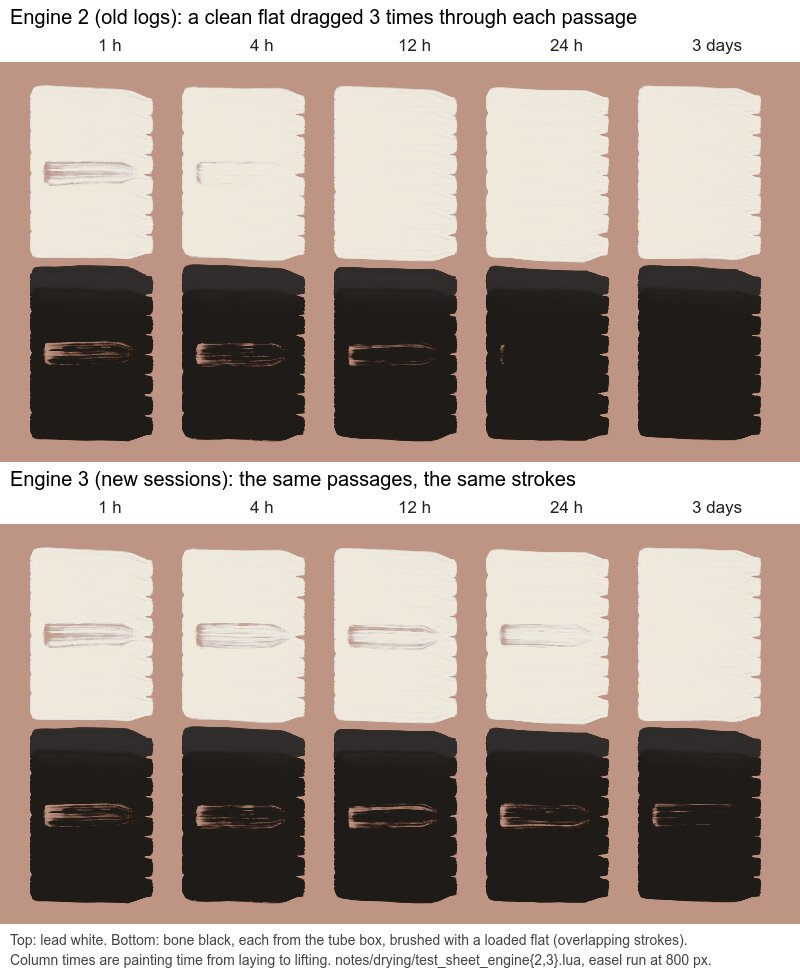
#> input picture notes/drying/test_sheet.jpg, 800 x 974 px
$ python -i glitch.py   (imports and definitions only)
#> lines starting #> are read from the running program, lines starting #| are printed output that depends on the picture
# /// script
# requires-python = ">=3.10"
# dependencies = ["numpy", "pillow", "scipy"]
# ///
"""Glitch census: flag small digital-looking artifacts in a render.

    uv run scripts/glitch.py RENDER.png [--out OVERLAY.png] [--scale 3.2] [--json]

Three classes, all measured in OKLab against the pixel's own neighborhood
(notes/glitch.md explains the calibration):

- specks: isolated pixels or tiny blobs (area <= ~12 px at 3200) that differ
  from the local median by more than SPECK_DE while the ring around them is
  quiet (dots, pinholes, flecks of an alien color);
- lines: thin (<= ~2.5 px wide), long (>= ~8 px) high-contrast runs; those
  that lie along a value edge of the smoothed picture are "edge lines"
  (outlines, lining, pooled worms), the rest "free lines" (hairlines);
- flecks: patches up to ~80 px at 3200 of an alien hue (OKLab a, b off the
  neighborhood by FLECK_CHROMA): bare ground slivers, rings, stray color;
- mottle: 24x24 windows in quiet passages (the smoothed picture barely
  changes there) whose fine band-pass texture is strong (salt-and-pepper,
  crunchy stipple over the weave, "JPEG vibes").

The overlay puts the render on the left and, on the right, a dimmed gray
copy with specks in red, flecks in magenta, edge lines in cyan, free lines in blue and mottle
windows tinted yellow. Pixel sizes scale with --scale (render px per canvas
unit; 3.2 for a 3200 render of a 1000-unit canvas).
"""
import argparse
import json
import sys

import numpy as np
from PIL import Image
from scipy import ndimage as ndi

# Thresholds (OKLab units; 0.01 L is roughly a just-noticeable step in a flat field).
SPECK_DE = 0.05       # a speck differs from its neighborhood median by this much
SPECK_RING = 0.3      # ... and the ring around it varies at most this fraction of that
LINE_DE = 0.04        # a line pixel differs from the local median by this much
VISIBLE = 0.03       # a speck is "visible" if its ΔE, blurred as the eye blurs one
                      # pixel at 1:1 (gaussian σ 1 px at 3200), still peaks this high
FLECK_CHROMA = 0.035  # a fleck's hue/chroma (OKLab a, b) differs from its neighborhood by this much
MOTTLE_RMS = 0.004    # band-pass L rms in a quiet window above this is mottle
                      # (lossless 3200 crops: lab 1 sky A, "JPEG vibes", median 0.0051;
                      #  sky B 0.0022; l3_green 0.0025)
QUIET_GRAD = 0.0022   # smoothed L gradient per px below this is a quiet passage


def srgb_to_oklab(rgb):
    c = rgb.astype(np.float64) / 255.0
    lin = np.where(c <= 0.04045, c / 12.92, ((c + 0.055) / 1.055) ** 2.4)
    m1 = np.array([[0.4122214708, 0.5363325363, 0.0514459929],
                   [0.2119034982, 0.6806995451, 0.1073969566],
                   [0.0883024619, 0.2817188376, 0.6299787005]])
    lms = np.cbrt(lin @ m1.T)
    m2 = np.array([[0.2104542553, 0.7936177850, -0.0040720468],
                   [1.9779984951, -2.4285922050, 0.4505937099],
                   [0.0259040371, 0.7827717662, -0.8086757660]])
    return lms @ m2.T


def census(rgb, scale=3.2):
    lab = srgb_to_oklab(rgb)
    h, w, _ = lab.shape
    k = max(1.0, scale / 3.2)
    med_size = int(round(9 * k)) | 1
    med = np.stack([ndi.median_filter(lab[..., i], size=med_size) for i in range(3)], -1)
    dev = lab - med
    de = np.sqrt((dev ** 2).sum(-1))
    # local variation of the neighborhood (robust): mean |deviation| in a wider box
    seen = ndi.gaussian_filter(de, 1.0 * k)

    out = {"size": [w, h]}
    specks, lines_edge, lines_free = [], [], []

    # smoothed picture: where are value edges?
    Ls = ndi.gaussian_filter(lab[..., 0], 3 * k)
    gy, gx = np.gradient(Ls)
    grad = np.hypot(gx, gy)

    cand = de > min(SPECK_DE, LINE_DE)
    lbl, n = ndi.label(cand, structure=np.ones((3, 3)))
    objs = ndi.find_objects(lbl)
    max_speck = 12 * k * k
    for i, sl in enumerate(objs, 1):
        if sl is None:
            continue
        m = lbl[sl] == i
        area = int(m.sum())
        ys, xs = np.nonzero(m)
        ys = ys + sl[0].start
        xs = xs + sl[1].start
        peak = float(de[ys, xs].max())
        cy, cx = float(ys.mean()), float(xs.mean())
        d = dev[ys, xs].mean(0)
        if area <= max_speck and (sl[0].stop - sl[0].start) <= 5 * k + 1 and (sl[1].stop - sl[1].start) <= 5 * k + 1:
            if peak < SPECK_DE:
                continue
            # the ring: neighborhood variation excluding the blob itself
            y0, y1 = max(0, sl[0].start - 4), min(h, sl[0].stop + 4)
            x0, x1 = max(0, sl[1].start - 4), min(w, sl[1].stop + 4)
            win = de[y0:y1, x0:x1].copy()
            win[lbl[y0:y1, x0:x1] == i] = np.nan
            rv = float(np.nanmedian(win)) if np.isfinite(win).any() else 0.0
            if rv > SPECK_RING * peak:
                continue
            specks.append({"x": round(cx, 1), "y": round(cy, 1), "area": area, "de": round(peak, 3),
                           "ink": round(float(de[ys, xs].sum()), 3), "seen": round(float(seen[ys, xs].max()), 3),
                           # lighter and grayer than around it: an underlayer showing through
                           "pinhole": bool(d[0] > 0 and np.hypot(*lab[ys, xs, 1:].mean(0)) < np.hypot(*med[ys, xs, 1:].mean(0))),
                           "dL": round(float(d[0]), 3), "da": round(float(d[1]), 3), "db": round(float(d[2]), 3)})
            continue
        if area < 6 * k:
            continue
        if peak < LINE_DE:
            continue
        pts = np.stack([ys, xs], 1).astype(float)
        cov = np.cov(pts.T) if area > 2 else np.eye(2)
        ev = np.sort(np.linalg.eigvalsh(cov))[::-1]
        length = 4.0 * np.sqrt(max(ev[0], 1e-9))
        width = area / max(length, 1.0)
        if length < 8 * k or width > 2.5 * k:
            continue
        g = float(np.median(grad[ys, xs]))
        rec = {"x": round(cx, 1), "y": round(cy, 1), "area": area, "length": round(float(length), 1),
               "width": round(float(width), 2), "de": round(peak, 3), "dL": round(float(d[0]), 3),
               "edge_grad": round(g, 4)}
        (lines_edge if g > 2 * QUIET_GRAD else lines_free).append(rec)

    # flecks: small patches of an alien hue or chroma (bare ground slivers,
    # rings), judged on OKLab a, b alone
    chroma = np.hypot(dev[..., 1], dev[..., 2])
    ring_c = ndi.median_filter(chroma, size=int(round(15 * k)) | 1)
    fl = chroma > FLECK_CHROMA
    flbl, fn = ndi.label(fl, structure=np.ones((3, 3)))
    flecks = []
    for i, sl in enumerate(ndi.find_objects(flbl), 1):
        if sl is None:
            continue
        m = flbl[sl] == i
        area = int(m.sum())
        if area > 80 * k * k:
            continue
        ys, xs = np.nonzero(m)
        ys = ys + sl[0].start
        xs = xs + sl[1].start
        peak = float(chroma[ys, xs].max())
        if float(np.median(ring_c[ys, xs])) > 0.35 * peak:
            continue
        d = dev[ys, xs].mean(0)
        flecks.append({"x": round(float(xs.mean()), 1), "y": round(float(ys.mean()), 1), "area": area,
                       "chroma": round(peak, 3), "da": round(float(d[1]), 3), "db": round(float(d[2]), 3)})

    # mottle: band-pass texture in quiet windows
    L = lab[..., 0]
    bp = ndi.gaussian_filter(L, 0.8 * k) - ndi.gaussian_filter(L, 3.0 * k)
    Lq = ndi.gaussian_filter(L, 6 * k)
    qy, qx = np.gradient(Lq)
    qgrad = np.hypot(qx, qy)
    win = int(round(24 * k))
    mott = []
    quiet_n = 0
    rms_list = []
    for y in range(0, h - win + 1, win):
        for x in range(0, w - win + 1, win):
            if np.percentile(qgrad[y:y + win, x:x + win], 90) > QUIET_GRAD:
                continue
            quiet_n += 1
            r = float(np.sqrt((bp[y:y + win, x:x + win] ** 2).mean()))
            rms_list.append(r)
            if r > MOTTLE_RMS:
                mott.append({"x": x, "y": y, "rms": round(r, 4)})

    area_mp = w * h / 1e6
    out.update({
        "specks": len(specks), "edge_lines": len(lines_edge), "free_lines": len(lines_free),
        "specks_per_mpx": round(len(specks) / area_mp, 1),
        "visible_specks": sum(1 for x in specks if x["seen"] >= VISIBLE),
        "pinholes": sum(1 for x in specks if x["seen"] >= VISIBLE and x["pinhole"]),
        "speck_ink_per_mpx": round(sum(x["ink"] for x in specks) / area_mp, 1),
        "flecks": len(flecks), "fleck_px_per_mpx": round(sum(x["area"] for x in flecks) / area_mp, 1),
        "lines_per_mpx": round((len(lines_edge) + len(lines_free)) / area_mp, 1),
        "quiet_windows": quiet_n, "mottle_windows": len(mott),
        "mottle_share": round(len(mott) / quiet_n, 3) if quiet_n else None,
        "quiet_bandpass_rms_median": round(float(np.median(rms_list)), 4) if rms_list else None,
        "speck_list": specks, "fleck_list": flecks, "edge_line_list": lines_edge, "free_line_list": lines_free, "mottle_list": mott,
        "_win": win,
    })
    return out, lbl


# [55 lines left out: functions overlay, main, not called in this run]


# [2 lines not run here, left out]

>>> import cv2
>>> picture = cv2.imread('../notes/drying/test_sheet.jpg', cv2.IMREAD_GRAYSCALE)
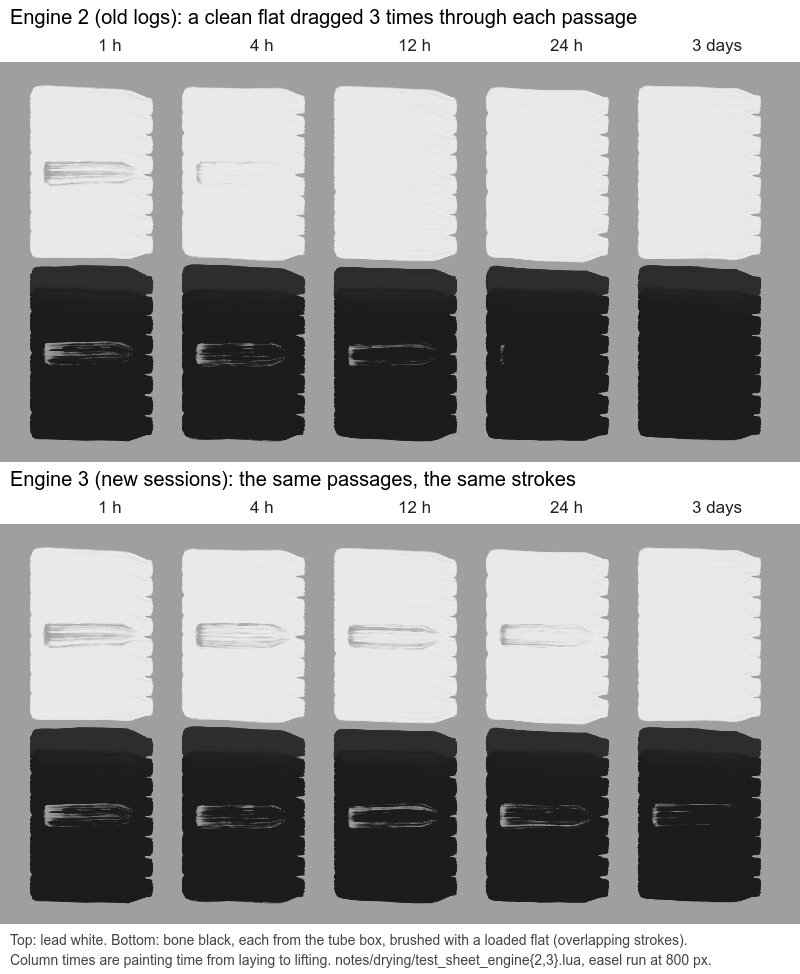
#> picture: shape (974, 800); min 0, max 255, mean 158.5
>>> result = census(picture)
#> in srgb_to_oklab, `lin = np.where(c <= 0.04045, c / 12.92, ((c + 0.055) / 1.055) ** 2.4)`:
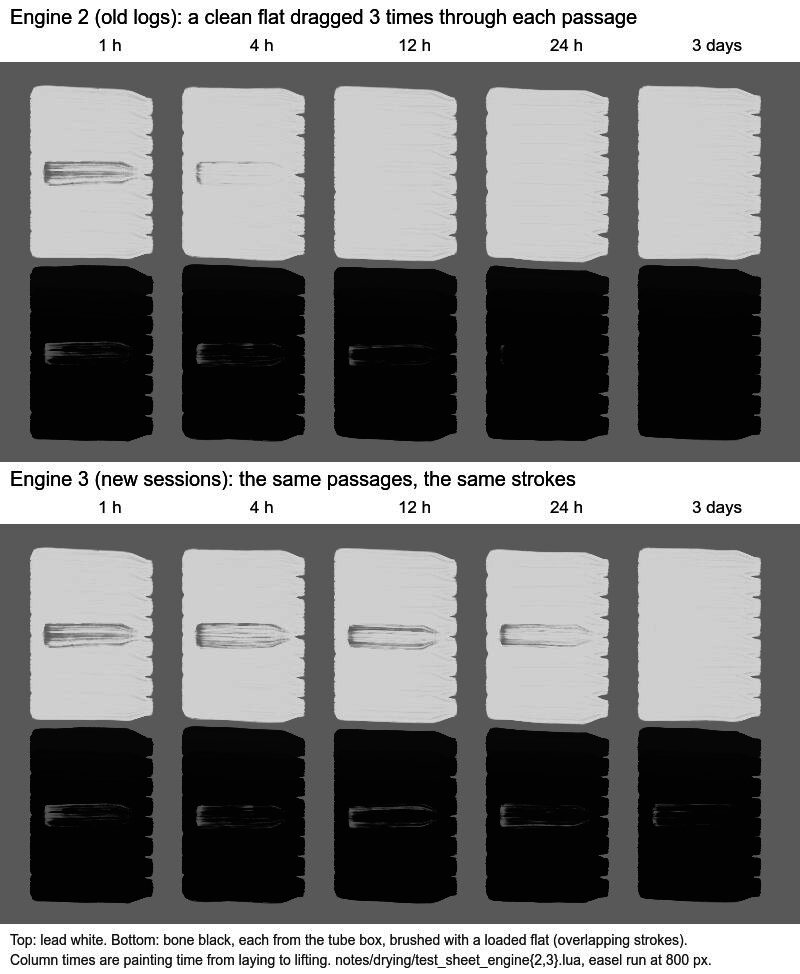
#> lin: shape (974, 800) float64; min 0, max 1, mean 0.48
#> (the run stopped early here; a loop or call above may not have finished)
